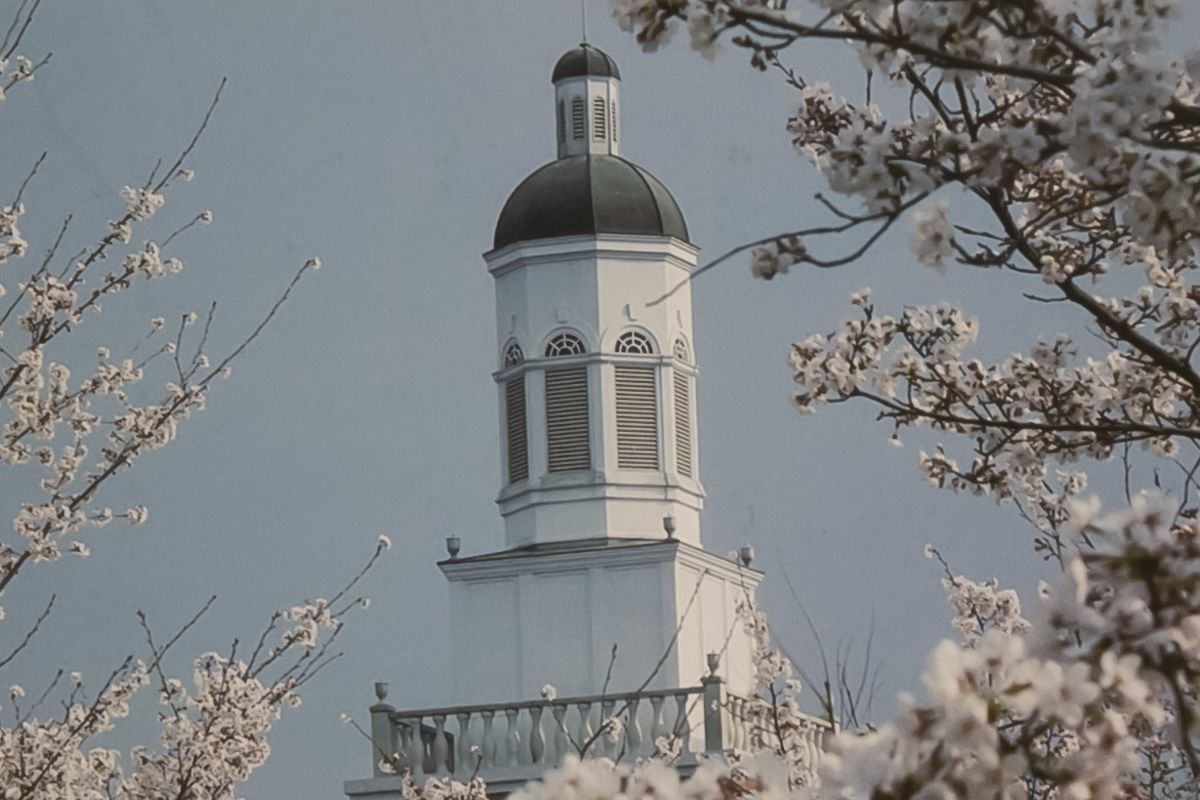
#> input picture KLT_JND/Building.png, 1200 x 800 px
$ python KLT_JND.py
#> lines starting #> are read from the running program, lines starting #| are printed output that depends on the picture
#> further down, img is the input picture: shape (800, 1200, 3); mean B, G, R 131.6, 129.6, 126.9
import numpy as np

def weibull_com(x):
    beta = 894.16
    eta = 0.99805
    f = (beta / eta) * (x / eta) ** (beta - 1) * np.exp(- (x / eta) ** beta)
    return f

def modcrop(img, q):
#> called with q = 8
    sz = np.array(img.shape)
#> sz = [800, 1200, 3]
    sz = sz - sz % q
#> sz = [800, 1200, 0]
    img = img[:sz[0], :sz[1]]
    return img

def patch_extract(img, k):
#> called with k = 64
    k_sqrt = int(np.sqrt(k))
    img = modcrop(img, k_sqrt)
    M, N = img.shape
#> M = 800; N = 1200
    m = M//k_sqrt
#> m = 100
    n = N//k_sqrt
#> n = 150
    patch_matrix = []
    for i in range(m):
        for j in range(n):
            patch = img[i*k_sqrt:(i+1)*k_sqrt, j*k_sqrt:(j+1)*k_sqrt]
            patch_vector = patch.reshape(k_sqrt*k_sqrt, 1)
            patch_matrix.append(patch_vector)
#> after the loop, patch_matrix = 15000 items

    patch_matrix = np.hstack(patch_matrix)
    return patch_matrix

def image_reshape(im, test_matrix):
    k = test_matrix.shape[0]
    k_sqrt = int(np.sqrt(k))
    im = modcrop(im, k_sqrt)
    M, N = im.shape
    m = M//k_sqrt
    n = N//k_sqrt
    im_re = np.zeros(im.shape)
    for i in range(m):
        for j in range(n):
            patch_vector = test_matrix[:, i*n+j]
            patch = patch_vector.reshape(k_sqrt, k_sqrt)
            im_re[i*k_sqrt:(i+1)*k_sqrt, j*k_sqrt:(j+1)*k_sqrt] = patch
    return im_re

def pca(X, num_components=None):
    mean = np.mean(X, axis=0)
#> mean = 64 values, max 129.2 at index 8, min 128.6 at index 46, mean 129
    centered_data = X - mean
    covariance_matrix = np.cov(centered_data, rowvar=False)
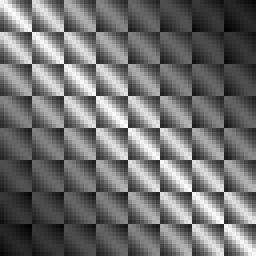
#> covariance_matrix: shape (64, 64) float64 (shown 4 times larger); min 523.8, max 980.6, mean 724.3; drawn with min black and max white
    eigenvalues, eigenvectors = np.linalg.eigh(covariance_matrix)
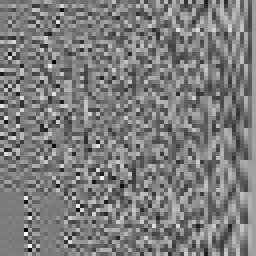
#> eigenvectors: shape (64, 64) float64 (shown 4 times larger); min -0.431, max 0.452, mean 0.00207; drawn with min black and max white
#> eigenvalues = 64 values from 0.189 to 46423.4

    sorted_indices = np.argsort(eigenvalues)[::-1]
#> sorted_indices = 64 values, max 63 at index 0, min 0 at index 63, mean 31.5
    eigenvalues = eigenvalues[sorted_indices]
#> eigenvalues = 64 values, max 46423.4 at index 0, min 0.189 at index 63, mean 967.3
    eigenvectors = eigenvectors[:, sorted_indices]
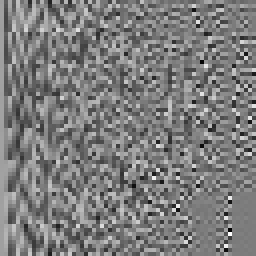
#> eigenvectors: shape (64, 64) float64 (shown 4 times larger); min -0.431, max 0.452, mean 0.00207; drawn with min black and max white

    if num_components is not None:
        eigenvalues = eigenvalues[:num_components]
        eigenvectors = eigenvectors[:, :num_components]

    return eigenvalues, eigenvectors

# [58 lines left out: functions func_edge_protect, func_edge_height, not called in this run]


def KLT_JND(im, ed_pro=True, L=0):
    '''
    args:
        im: input image (single channel, gray or Y channel)
        L: specified number of spectral components that included in inverse KLT,
        if do not input L (i.e. L=0), then the program will adopt weibull distribution
        to compute the critical point
    return:
        jnd_map: the computed JND map
        CPL: critical perceptual lossless image
        thre_final: critical point
    '''
    kernel_size = 64
    k_sqrt = int(np.sqrt(kernel_size))  # make sure dividable
    im = modcrop(im, k_sqrt)
    thre_cumu = 0
    f_cumu = 0
    test_matrix = patch_extract(im, kernel_size)
    _, KLT_kernel = pca(test_matrix.T)
    klt_coeff = np.dot(KLT_kernel.T, test_matrix)
    energy = np.sum(klt_coeff**2, axis=1) / klt_coeff.shape[1]
#> energy = 64 values, max 1109225.9 at index 0, min 0.189 at index 63, mean 17599.7
    p = energy / np.sum(energy)
#> p = 64 values, max 0.985 at index 0, min 1.68e-07 at index 63, mean 0.0156
    if L==0:
        P_cum = np.zeros(kernel_size)
        for i in range(kernel_size):
            P_cum[i] = np.sum(p[:i])
            thre_cumu = thre_cumu + i * weibull_com(P_cum[i])
            f_cumu = f_cumu + weibull_com(P_cum[i])
#> after the loop, P_cum = 64 values from 0 to 1; f_cumu = 3598.8; thre_cumu = 64146.7
        thre_final = int(np.ceil(thre_cumu / f_cumu))
#> thre_final = 18
    else:
        thre_final = L
    KLT_kernel_re = np.zeros(KLT_kernel.shape)
    KLT_kernel_re[:, :thre_final] = KLT_kernel[:, :thre_final]
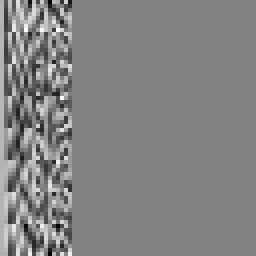
#> KLT_kernel_re: shape (64, 64) float64 (shown 4 times larger); min -0.324, max 0.307, mean 0.00207; drawn with min black and max white
    test_matrix_re = np.dot(KLT_kernel_re, klt_coeff)
    CPL = image_reshape(im, test_matrix_re)
    jnd_map = np.abs(im-CPL)
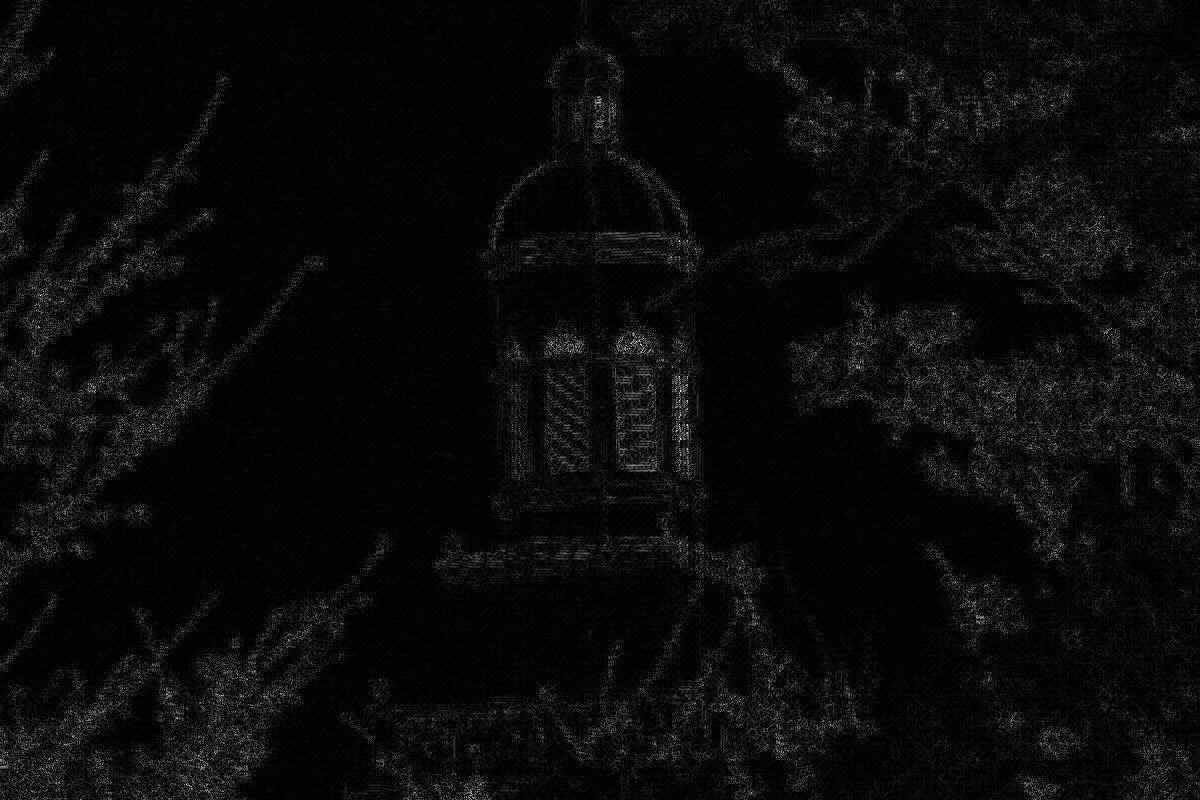
#> jnd_map: shape (800, 1200) float64; min 7.82e-07, max 33.74, mean 1.5; drawn with min black and max white
    if ed_pro:
        edge_protect = func_edge_protect(im)
        jnd_map = jnd_map * edge_protect
    return jnd_map, CPL, thre_final

if __name__ == "__main__":
    import cv2
    image_path = './Building.png'
    img = cv2.imread(image_path)

    kernel_size = 64
    k_sqrt = int(np.sqrt(kernel_size))
    im = modcrop(img, k_sqrt)

    if img.shape[2] == 3:
        im = cv2.cvtColor(img, cv2.COLOR_BGR2GRAY).astype(np.float32)
    else:
        im = img.astype(np.float32)

    jnd_map, CPL, thre_final = KLT_JND(im, ed_pro=False)
#> thre_final = 18

    print('Critical point: ', thre_final + 1)
#| Critical point:  19
    cv2.imshow('JND map', (jnd_map/np.max(jnd_map)*255).astype(np.uint8))
    cv2.imshow('CPL image', CPL.astype(np.uint8))
    cv2.imshow('Original image', im.astype(np.uint8))
    cv2.waitKey(0)
    cv2.destroyAllWindows()
